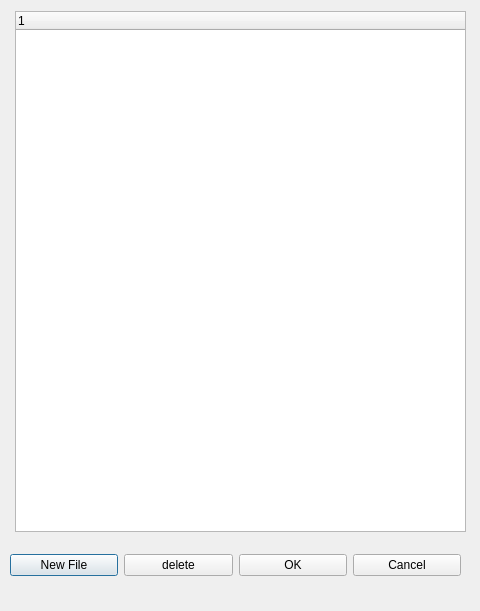
<?xml version="1.0" encoding="UTF-8"?>
<ui version="4.0">
 <class>NewFileDialog</class>
 <widget class="QDialog" name="NewFileDialog">
  <property name="geometry">
   <rect>
    <x>0</x>
    <y>0</y>
    <width>480</width>
    <height>611</height>
   </rect>
  </property>
  <property name="windowTitle">
   <string>Dialog</string>
  </property>
  <widget class="QTreeWidget" name="m_tree">
   <property name="geometry">
    <rect>
     <x>15</x>
     <y>11</y>
     <width>451</width>
     <height>521</height>
    </rect>
   </property>
   <property name="editTriggers">
    <set>QAbstractItemView::EditKeyPressed|QAbstractItemView::SelectedClicked</set>
   </property>
   <column>
    <property name="text">
     <string notr="true">1</string>
    </property>
   </column>
  </widget>
  <widget class="QWidget" name="horizontalLayoutWidget">
   <property name="geometry">
    <rect>
     <x>10</x>
     <y>540</y>
     <width>451</width>
     <height>51</height>
    </rect>
   </property>
   <layout class="QHBoxLayout" name="horizontalLayout">
    <item>
     <widget class="QPushButton" name="ButtonNew">
      <property name="text">
       <string>New File</string>
      </property>
     </widget>
    </item>
    <item>
     <widget class="QPushButton" name="ButtonDel">
      <property name="text">
       <string>delete</string>
      </property>
     </widget>
    </item>
    <item>
     <widget class="QPushButton" name="pushButtonOK">
      <property name="text">
       <string>OK</string>
      </property>
     </widget>
    </item>
    <item>
     <widget class="QPushButton" name="pushButtonCancel">
      <property name="text">
       <string>Cancel</string>
      </property>
     </widget>
    </item>
   </layout>
  </widget>
 </widget>
 <resources/>
 <connections/>
</ui>
